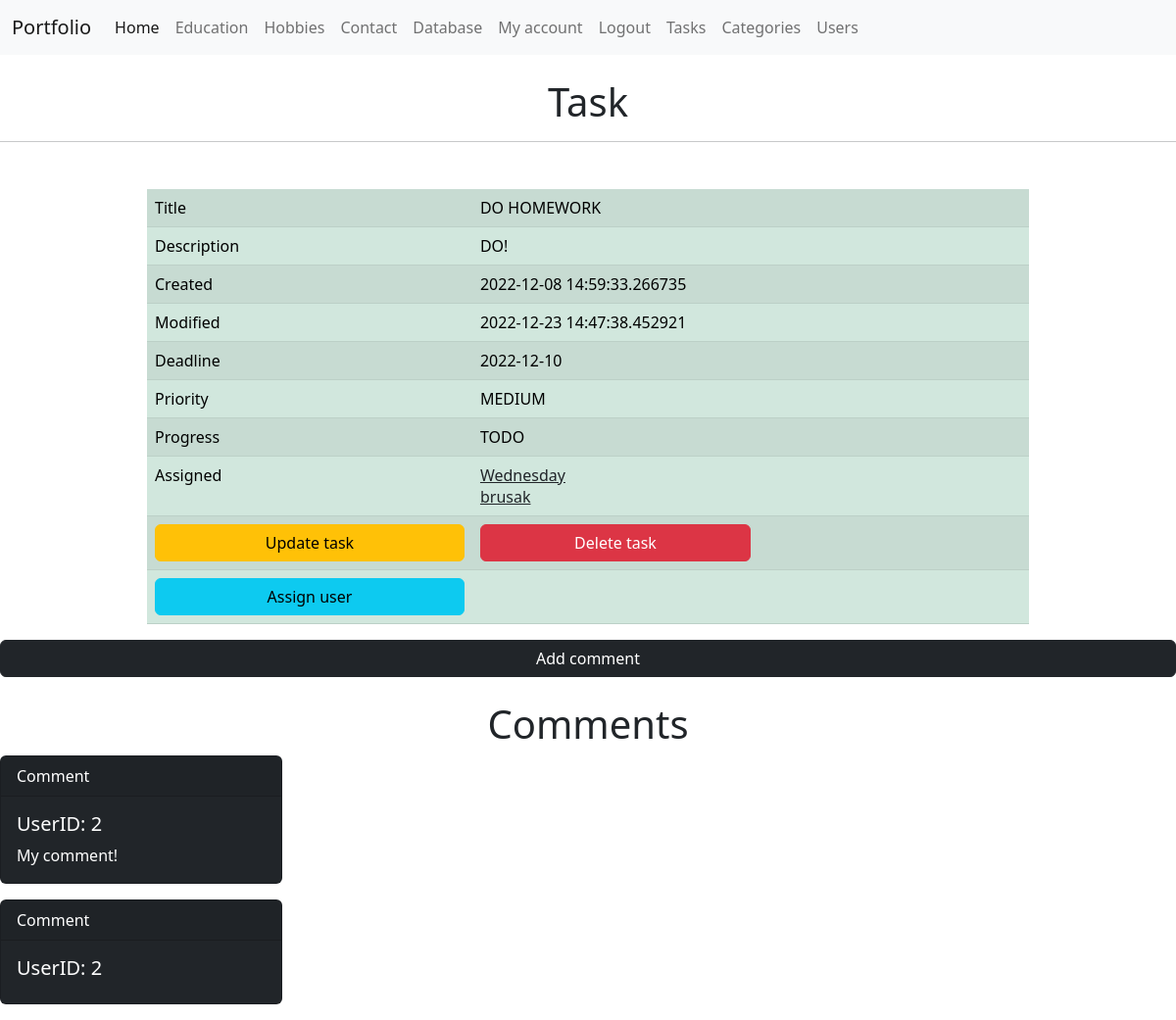
The page /task/1 (signed in) on the database its author committed.
### app/to_do/models.py (models this page shows, shortened)
class Task(db.Model):
    id = db.Column(db.Integer, primary_key=True, autoincrement=True)
    title = db.Column(db.String(120), nullable=False)
    description = db.Column(db.String(2000), nullable=True)
    created = db.Column(db.DateTime, default=datetime.now())
    modified = db.Column(db.DateTime, default=datetime.now, onupdate=datetime.now)
    deadline = db.Column(db.DateTime)
    priority = db.Column(db.Enum(Priority, values_callable=lambda x: [str(member.value) for member in Priority]))
    progress = db.Column(db.Enum(Progress, values_callable=lambda x: [str(member.value) for member in Progress]))
    owner_id = db.Column(db.Integer, db.ForeignKey('user.id'), nullable=False)
    category_id = db.Column(db.Integer, db.ForeignKey('category.id'))
    users = db.relationship('User', secondary=task_user, backref=db.backref('tasks', lazy='dynamic'), lazy='dynamic')
    comments = db.relationship('Comment', backref='tasks', lazy='dynamic')

class Comment(db.Model):
    id = db.Column(db.Integer, primary_key=True, autoincrement=True)
    content = db.Column(db.String(2048))
    task_id = db.Column(db.Integer, db.ForeignKey('task.id'))
    owner_id = db.Column(db.Integer, db.ForeignKey('user.id'))

### app/account/models.py (models this page shows, shortened)
class User(db.Model, UserMixin) :
    id = db.Column(db.Integer, primary_key=True)
    username = db.Column(db.String(20), unique=True, nullable=False)
    email = db.Column(db.String(120), unique=True, nullable=False)
    image_file = db.Column(db.String(20), nullable=False, default='default.jpg')
    about_me = db.Column(db.String(120), nullable=True)
    last_seen = db.Column(db.DateTime, default=now())
    password = db.Column(db.String(60), nullable=False)
    tasks_owned = db.relationship('Task', backref='owner', lazy='dynamic')
    comments = db.relationship('Comment', backref='users', lazy='dynamic')
    @property
    def password_hash(self):
        raise AttributeError('Is not readable')

### app/to_do/views.py (the view)
@to_do_bp.route('/task/<int:id>',methods=['GET', 'POST'])
@login_required
def task(id):
    task = Task.query.filter_by(id=id).first()
    task_detail = {
        'Title': task.title,
        'Description': task.description,
        'Created': task.created,
        'Modified': task.modified,
        'Deadline': task.deadline.date(),
        'Priority': task.priority,
        'Progress': task.progress
    }
    form = Taskform()
    form_comment = CommentForm()
    comments = Comment.query.filter_by(task_id=id).all()
    data = {
        'form_comment': form_comment,
        'comments': comments
    }
    return render_template('task.html', task_detail=task_detail,
                           id=task.id,
                           form=form,
                           assigned=task.users,
                           data=data,
                           user=current_user)

### app/account/models.py (called while the page is built)
@login_manager.user_loader
def user_loader(user_id):
    return User.query.get(int(user_id))

### app/to_do/forms.py (called while the page is built)
def get_category_list():
    return [(cat.id, cat.name) for cat in Category.query.all()]

### app/to_do/templates/to_do/task.html (shortened to what this page needs)
{% extends 'layout.html' %}
{% block name %}
<br>
<h1 class="text-center">Task</h1>
{% endblock %}
{% block body %}
<table class="table table-success table-striped w-75 mx-auto">
    <tbody>
        {% for label, text_data in task_detail.items() %}
        <tr>
            <td>{{ label }}</td>
            {% if label == "Priority" or label == "Progress" %}
            <td>{{ text_data.name }}</td>
            {% else %}
            <td>{{ text_data|safe }}</td>
            {% endif %}
        </tr>
        {% endfor %}
        <tr>
            <td>Assigned</td>
            <td>
                {% for user in assigned %}
                <div class="row">
                    <div class="col-2">
                        <a class="link-dark" href="{{ url_for('to_do.user_profile', user_id=user.id) }}">{{
                            user.username }}</a>
                    </div>
                    <div class="col-9"></div>
                </div>
                {% endfor %}
            </td>
        </tr>
        <tr>
            <td>
                <a class="btn btn-warning w-100" href="{{ url_for('to_do.task_update', id=id) }}">Update task</a>
            </td>
            <td>
                <a class="btn btn-danger w-50" href="{{ url_for('to_do.task_delete', id=id) }}">Delete task</a>
            </td>
        </tr>
        <tr>
            <td>
                <a class="btn btn-info w-100" href="{{ url_for('to_do.assign_user_task', task_id=id) }}">Assign user</a>
            </td>
            <td></td>
        </tr>
    </tbody>
</table>
<a class="btn btn-dark w-100" href="{{ url_for('to_do.add_comment', task_id=id) }}">Add comment</a><br><br>
<h1 class="w-100" style="text-align: center;">Comments</h1>
{% for comment in data['comments'] %}
<div class="card text-white bg-dark mb-3" style="max-width: 18rem;">
    <div class="card-header">Comment</div>
    <div class="card-body">
        <h5 class="card-title">UserID: {{ comment.owner_id }}</h5>
        <p class="card-text">{{ comment.content|safe }}</p>
    </div>
</div>
    {% endfor %}
    {% endblock %}

### rows shown on the page
Task: label "Title", title "DO HOMEWORK", label "Description", description "DO!", task_detail "2022-12-08 14:59:33.266735" "2022-12-23 14:47:38.452921"
User: username "Wednesday"
User: username "brusak"
Comment: owner_id "2", content "My comment!"
Comment: owner_id "2"

### other values the page prints
{{ label }} "Created" "Modified" "Deadline" "Priority" "Progress"
{{ text_data|safe }} "2022-12-10"
{{ text_data.name }} "MEDIUM" "TODO"
